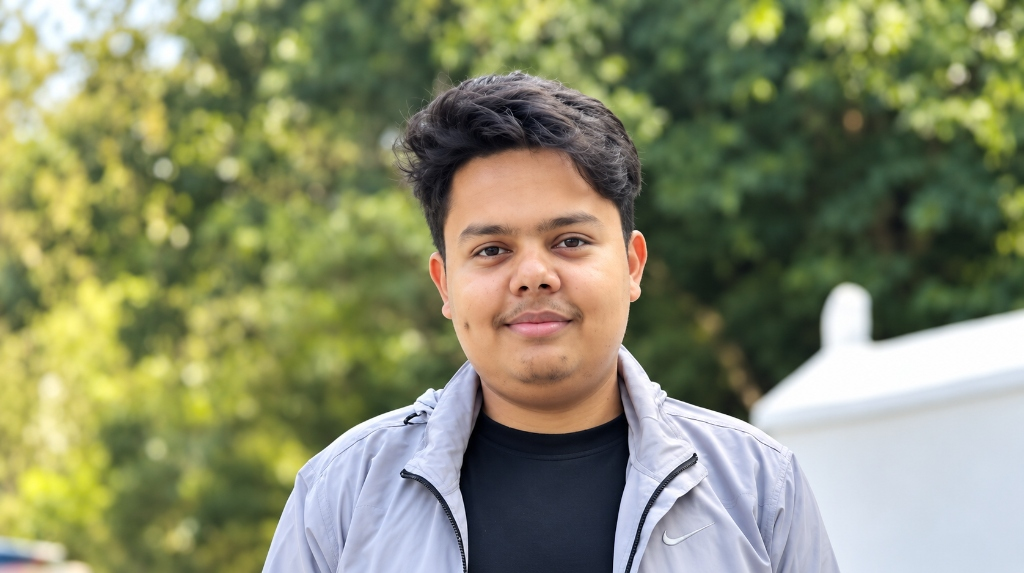
#> input picture assets/owner_photo.jpg, 1024 x 573 px
$ python convert_avatar.py ../assets/owner_photo.jpg out.png
#> lines starting #> are read from the running program, lines starting #| are printed output that depends on the picture
#!/usr/bin/env python3
"""
SAPHAL OS - Owner Avatar Image Converter
Converts any image file (PNG, JPG, BMP) into the raw PPM format
required by the SAPHAL OS Mobile Framebuffer Bootloader.
"""

import sys
import os

def create_sample_avatar_if_needed(target_path):
    """Generates a default test avatar pattern if no photo is supplied."""
    w, h = 150, 150
    os.makedirs(os.path.dirname(os.path.abspath(target_path)), exist_ok=True)
    with open(target_path, "wb") as f:
        f.write(f"P6\n{w} {h}\n255\n".encode("ascii"))
        for y in range(h):
            for x in range(w):
                # Gradient cyber-shield pattern
                r = int((x / w) * 100)
                g = int((y / h) * 245)
                b = int(212)
                f.write(bytes([r, g, b]))
    print(f"[+] Created sample owner avatar: {target_path}")

def convert_image(input_path, output_path):
#> called with input_path = '../assets/owner_photo.jpg', output_path = 'out.png'
    try:
        from PIL import Image
        im = Image.open(input_path).convert("RGB")
#> im is the input picture: PIL image 1024x573 RGB; mean R, G, B 135.8, 139.6, 107.4
        im = im.resize((150, 150))
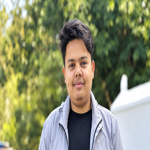
#> im: PIL image 150x150 RGB; mean R, G, B 135.8, 139.6, 107.4
        im.save(output_path, "PPM")
        print(f"[+] Successfully converted {input_path} -> {output_path} (150x150 PPM)")
    except ImportError:
        print("[!] Pillow (PIL) not installed. Generating high-tech avatar directly:")
        create_sample_avatar_if_needed(output_path)

if __name__ == "__main__":
    out_file = "assets/owner_avatar.ppm"
    if len(sys.argv) > 1:
        in_file = sys.argv[1]
        out_file = sys.argv[2] if len(sys.argv) > 2 else out_file
        convert_image(in_file, out_file)
    else:
        create_sample_avatar_if_needed(out_file)
